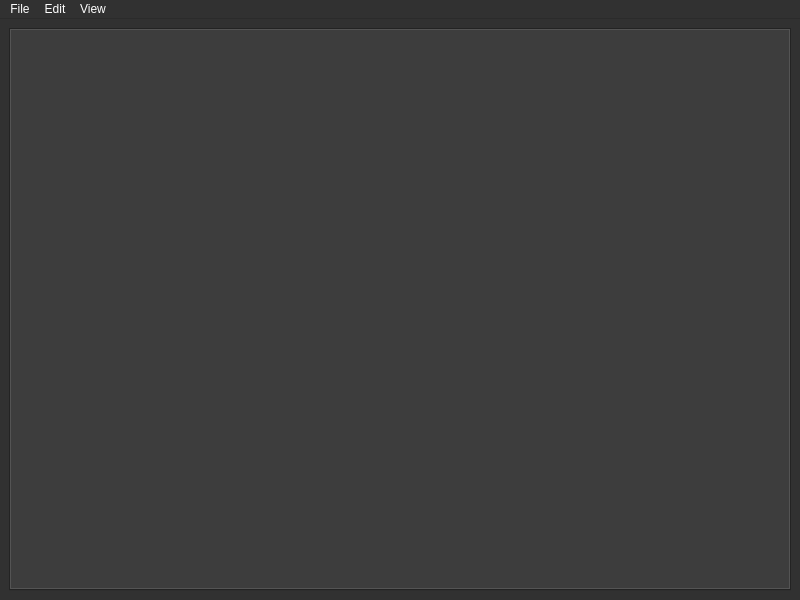
<?xml version="1.0" encoding="UTF-8"?>
<ui version="4.0">
 <class>MainWindow</class>
 <widget class="QMainWindow" name="MainWindow">
  <property name="geometry">
   <rect>
    <x>0</x>
    <y>0</y>
    <width>800</width>
    <height>600</height>
   </rect>
  </property>
  <property name="palette">
   <palette>
    <active>
     <colorrole role="WindowText">
      <brush brushstyle="SolidPattern">
       <color alpha="255">
        <red>255</red>
        <green>255</green>
        <blue>255</blue>
       </color>
      </brush>
     </colorrole>
     <colorrole role="Button">
      <brush brushstyle="SolidPattern">
       <color alpha="255">
        <red>49</red>
        <green>49</green>
        <blue>49</blue>
       </color>
      </brush>
     </colorrole>
     <colorrole role="Light">
      <brush brushstyle="SolidPattern">
       <color alpha="255">
        <red>73</red>
        <green>73</green>
        <blue>73</blue>
       </color>
      </brush>
     </colorrole>
     <colorrole role="Midlight">
      <brush brushstyle="SolidPattern">
       <color alpha="255">
        <red>61</red>
        <green>61</green>
        <blue>61</blue>
       </color>
      </brush>
     </colorrole>
     <colorrole role="Dark">
      <brush brushstyle="SolidPattern">
       <color alpha="255">
        <red>24</red>
        <green>24</green>
        <blue>24</blue>
       </color>
      </brush>
     </colorrole>
     <colorrole role="Mid">
      <brush brushstyle="SolidPattern">
       <color alpha="255">
        <red>33</red>
        <green>33</green>
        <blue>33</blue>
       </color>
      </brush>
     </colorrole>
     <colorrole role="Text">
      <brush brushstyle="SolidPattern">
       <color alpha="255">
        <red>255</red>
        <green>255</green>
        <blue>255</blue>
       </color>
      </brush>
     </colorrole>
     <colorrole role="BrightText">
      <brush brushstyle="SolidPattern">
       <color alpha="255">
        <red>255</red>
        <green>255</green>
        <blue>255</blue>
       </color>
      </brush>
     </colorrole>
     <colorrole role="ButtonText">
      <brush brushstyle="SolidPattern">
       <color alpha="255">
        <red>255</red>
        <green>255</green>
        <blue>255</blue>
       </color>
      </brush>
     </colorrole>
     <colorrole role="Base">
      <brush brushstyle="SolidPattern">
       <color alpha="255">
        <red>0</red>
        <green>0</green>
        <blue>0</blue>
       </color>
      </brush>
     </colorrole>
     <colorrole role="Window">
      <brush brushstyle="SolidPattern">
       <color alpha="255">
        <red>49</red>
        <green>49</green>
        <blue>49</blue>
       </color>
      </brush>
     </colorrole>
     <colorrole role="Shadow">
      <brush brushstyle="SolidPattern">
       <color alpha="255">
        <red>0</red>
        <green>0</green>
        <blue>0</blue>
       </color>
      </brush>
     </colorrole>
     <colorrole role="AlternateBase">
      <brush brushstyle="SolidPattern">
       <color alpha="255">
        <red>24</red>
        <green>24</green>
        <blue>24</blue>
       </color>
      </brush>
     </colorrole>
     <colorrole role="ToolTipBase">
      <brush brushstyle="SolidPattern">
       <color alpha="255">
        <red>255</red>
        <green>255</green>
        <blue>220</blue>
       </color>
      </brush>
     </colorrole>
     <colorrole role="ToolTipText">
      <brush brushstyle="SolidPattern">
       <color alpha="255">
        <red>0</red>
        <green>0</green>
        <blue>0</blue>
       </color>
      </brush>
     </colorrole>
     <colorrole role="PlaceholderText">
      <brush brushstyle="SolidPattern">
       <color alpha="128">
        <red>255</red>
        <green>255</green>
        <blue>255</blue>
       </color>
      </brush>
     </colorrole>
    </active>
    <inactive>
     <colorrole role="WindowText">
      <brush brushstyle="SolidPattern">
       <color alpha="255">
        <red>255</red>
        <green>255</green>
        <blue>255</blue>
       </color>
      </brush>
     </colorrole>
     <colorrole role="Button">
      <brush brushstyle="SolidPattern">
       <color alpha="255">
        <red>49</red>
        <green>49</green>
        <blue>49</blue>
       </color>
      </brush>
     </colorrole>
     <colorrole role="Light">
      <brush brushstyle="SolidPattern">
       <color alpha="255">
        <red>73</red>
        <green>73</green>
        <blue>73</blue>
       </color>
      </brush>
     </colorrole>
     <colorrole role="Midlight">
      <brush brushstyle="SolidPattern">
       <color alpha="255">
        <red>61</red>
        <green>61</green>
        <blue>61</blue>
       </color>
      </brush>
     </colorrole>
     <colorrole role="Dark">
      <brush brushstyle="SolidPattern">
       <color alpha="255">
        <red>24</red>
        <green>24</green>
        <blue>24</blue>
       </color>
      </brush>
     </colorrole>
     <colorrole role="Mid">
      <brush brushstyle="SolidPattern">
       <color alpha="255">
        <red>33</red>
        <green>33</green>
        <blue>33</blue>
       </color>
      </brush>
     </colorrole>
     <colorrole role="Text">
      <brush brushstyle="SolidPattern">
       <color alpha="255">
        <red>255</red>
        <green>255</green>
        <blue>255</blue>
       </color>
      </brush>
     </colorrole>
     <colorrole role="BrightText">
      <brush brushstyle="SolidPattern">
       <color alpha="255">
        <red>255</red>
        <green>255</green>
        <blue>255</blue>
       </color>
      </brush>
     </colorrole>
     <colorrole role="ButtonText">
      <brush brushstyle="SolidPattern">
       <color alpha="255">
        <red>255</red>
        <green>255</green>
        <blue>255</blue>
       </color>
      </brush>
     </colorrole>
     <colorrole role="Base">
      <brush brushstyle="SolidPattern">
       <color alpha="255">
        <red>0</red>
        <green>0</green>
        <blue>0</blue>
       </color>
      </brush>
     </colorrole>
     <colorrole role="Window">
      <brush brushstyle="SolidPattern">
       <color alpha="255">
        <red>49</red>
        <green>49</green>
        <blue>49</blue>
       </color>
      </brush>
     </colorrole>
     <colorrole role="Shadow">
      <brush brushstyle="SolidPattern">
       <color alpha="255">
        <red>0</red>
        <green>0</green>
        <blue>0</blue>
       </color>
      </brush>
     </colorrole>
     <colorrole role="AlternateBase">
      <brush brushstyle="SolidPattern">
       <color alpha="255">
        <red>24</red>
        <green>24</green>
        <blue>24</blue>
       </color>
      </brush>
     </colorrole>
     <colorrole role="ToolTipBase">
      <brush brushstyle="SolidPattern">
       <color alpha="255">
        <red>255</red>
        <green>255</green>
        <blue>220</blue>
       </color>
      </brush>
     </colorrole>
     <colorrole role="ToolTipText">
      <brush brushstyle="SolidPattern">
       <color alpha="255">
        <red>0</red>
        <green>0</green>
        <blue>0</blue>
       </color>
      </brush>
     </colorrole>
     <colorrole role="PlaceholderText">
      <brush brushstyle="SolidPattern">
       <color alpha="128">
        <red>255</red>
        <green>255</green>
        <blue>255</blue>
       </color>
      </brush>
     </colorrole>
    </inactive>
    <disabled>
     <colorrole role="WindowText">
      <brush brushstyle="SolidPattern">
       <color alpha="255">
        <red>24</red>
        <green>24</green>
        <blue>24</blue>
       </color>
      </brush>
     </colorrole>
     <colorrole role="Button">
      <brush brushstyle="SolidPattern">
       <color alpha="255">
        <red>49</red>
        <green>49</green>
        <blue>49</blue>
       </color>
      </brush>
     </colorrole>
     <colorrole role="Light">
      <brush brushstyle="SolidPattern">
       <color alpha="255">
        <red>73</red>
        <green>73</green>
        <blue>73</blue>
       </color>
      </brush>
     </colorrole>
     <colorrole role="Midlight">
      <brush brushstyle="SolidPattern">
       <color alpha="255">
        <red>61</red>
        <green>61</green>
        <blue>61</blue>
       </color>
      </brush>
     </colorrole>
     <colorrole role="Dark">
      <brush brushstyle="SolidPattern">
       <color alpha="255">
        <red>24</red>
        <green>24</green>
        <blue>24</blue>
       </color>
      </brush>
     </colorrole>
     <colorrole role="Mid">
      <brush brushstyle="SolidPattern">
       <color alpha="255">
        <red>33</red>
        <green>33</green>
        <blue>33</blue>
       </color>
      </brush>
     </colorrole>
     <colorrole role="Text">
      <brush brushstyle="SolidPattern">
       <color alpha="255">
        <red>24</red>
        <green>24</green>
        <blue>24</blue>
       </color>
      </brush>
     </colorrole>
     <colorrole role="BrightText">
      <brush brushstyle="SolidPattern">
       <color alpha="255">
        <red>255</red>
        <green>255</green>
        <blue>255</blue>
       </color>
      </brush>
     </colorrole>
     <colorrole role="ButtonText">
      <brush brushstyle="SolidPattern">
       <color alpha="255">
        <red>24</red>
        <green>24</green>
        <blue>24</blue>
       </color>
      </brush>
     </colorrole>
     <colorrole role="Base">
      <brush brushstyle="SolidPattern">
       <color alpha="255">
        <red>49</red>
        <green>49</green>
        <blue>49</blue>
       </color>
      </brush>
     </colorrole>
     <colorrole role="Window">
      <brush brushstyle="SolidPattern">
       <color alpha="255">
        <red>49</red>
        <green>49</green>
        <blue>49</blue>
       </color>
      </brush>
     </colorrole>
     <colorrole role="Shadow">
      <brush brushstyle="SolidPattern">
       <color alpha="255">
        <red>0</red>
        <green>0</green>
        <blue>0</blue>
       </color>
      </brush>
     </colorrole>
     <colorrole role="AlternateBase">
      <brush brushstyle="SolidPattern">
       <color alpha="255">
        <red>49</red>
        <green>49</green>
        <blue>49</blue>
       </color>
      </brush>
     </colorrole>
     <colorrole role="ToolTipBase">
      <brush brushstyle="SolidPattern">
       <color alpha="255">
        <red>255</red>
        <green>255</green>
        <blue>220</blue>
       </color>
      </brush>
     </colorrole>
     <colorrole role="ToolTipText">
      <brush brushstyle="SolidPattern">
       <color alpha="255">
        <red>0</red>
        <green>0</green>
        <blue>0</blue>
       </color>
      </brush>
     </colorrole>
     <colorrole role="PlaceholderText">
      <brush brushstyle="SolidPattern">
       <color alpha="128">
        <red>255</red>
        <green>255</green>
        <blue>255</blue>
       </color>
      </brush>
     </colorrole>
    </disabled>
   </palette>
  </property>
  <property name="windowTitle">
   <string>GLVision</string>
  </property>
  <property name="autoFillBackground">
   <bool>true</bool>
  </property>
  <widget class="QWidget" name="centralwidget">
   <layout class="QVBoxLayout" name="verticalLayout">
    <item>
     <widget class="QTabWidget" name="tabWidget">
      <property name="currentIndex">
       <number>-1</number>
      </property>
      <property name="tabsClosable">
       <bool>true</bool>
      </property>
      <property name="movable">
       <bool>true</bool>
      </property>
     </widget>
    </item>
   </layout>
  </widget>
  <widget class="QMenuBar" name="menubar">
   <property name="geometry">
    <rect>
     <x>0</x>
     <y>0</y>
     <width>800</width>
     <height>21</height>
    </rect>
   </property>
   <widget class="QMenu" name="menuTest">
    <property name="title">
     <string>File</string>
    </property>
    <addaction name="separator"/>
    <addaction name="actionOpen_File"/>
    <addaction name="actionSave_image"/>
   </widget>
   <widget class="QMenu" name="menuView">
    <property name="title">
     <string>View</string>
    </property>
   </widget>
   <widget class="QMenu" name="menutest2">
    <property name="title">
     <string>Edit</string>
    </property>
   </widget>
   <addaction name="menuTest"/>
   <addaction name="menutest2"/>
   <addaction name="menuView"/>
  </widget>
  <action name="actionOpen_File">
   <property name="text">
    <string>Open image</string>
   </property>
   <property name="toolTip">
    <string>Open a new image in a new tab</string>
   </property>
  </action>
  <action name="actionSave_image">
   <property name="text">
    <string>Save image</string>
   </property>
   <property name="toolTip">
    <string>Save current tab's image</string>
   </property>
  </action>
 </widget>
 <resources/>
 <connections/>
</ui>
